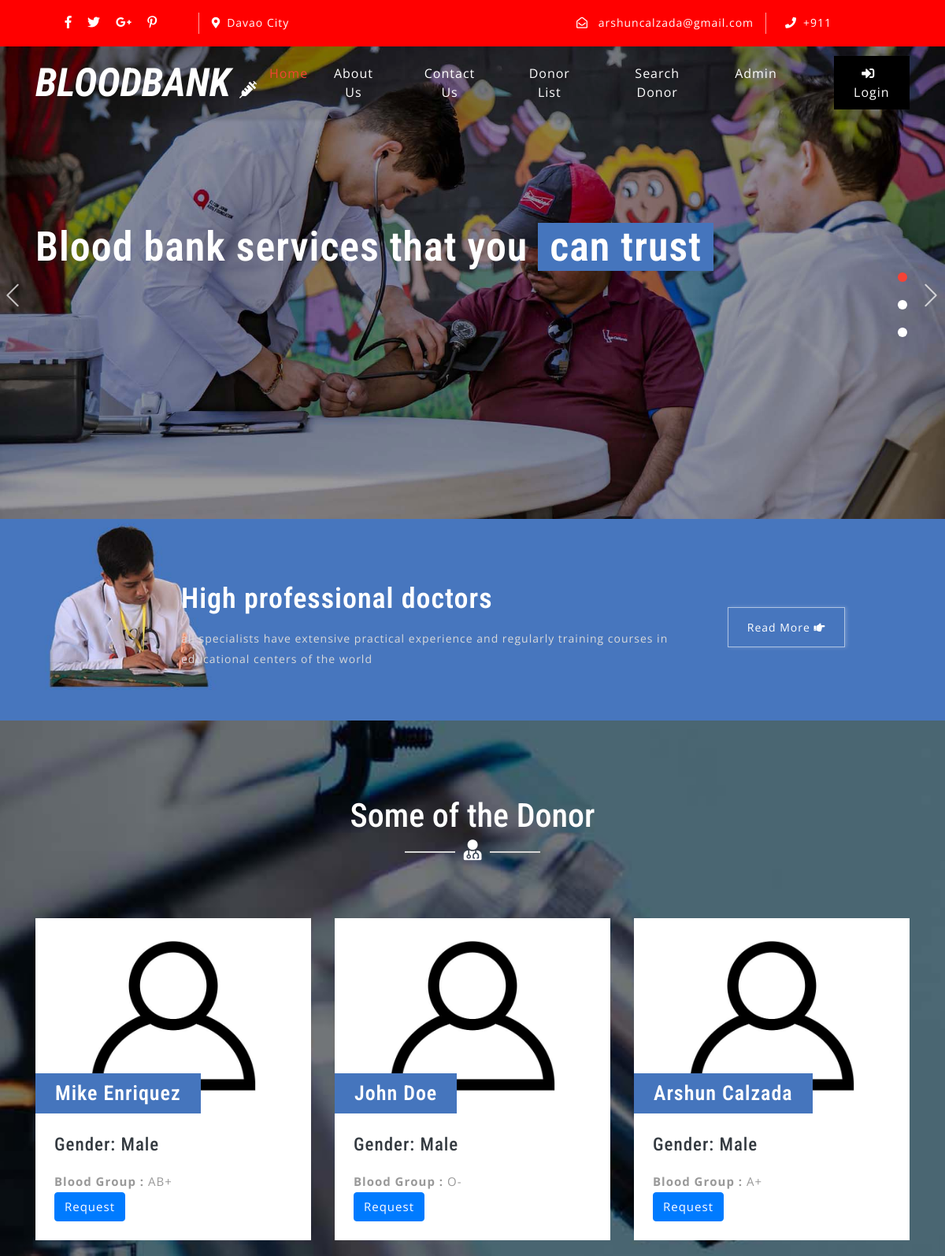
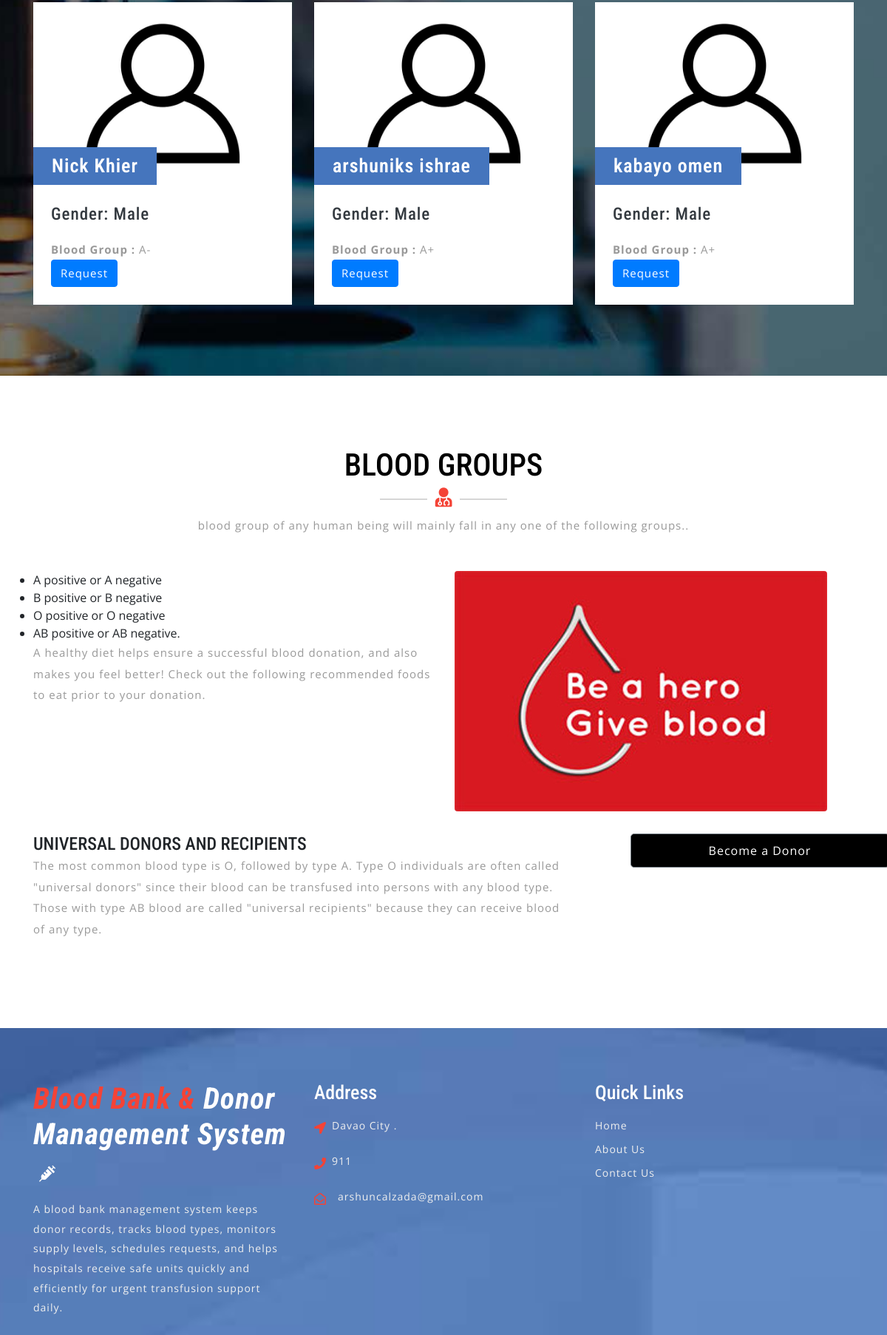
The page / (upper part) on the database its author committed (2 pictures, top to bottom).
### tables this page shows
CREATE TABLE `tblcontactusinfo` (
  `id` int(11) NOT NULL,
  `Address` tinytext DEFAULT NULL,
  `EmailId` varchar(255) DEFAULT NULL,
  `ContactNo` char(11) DEFAULT NULL
);

CREATE TABLE `tblblooddonars` (
  `id` int(11) NOT NULL,
  `FullName` varchar(100) DEFAULT NULL,
  `MobileNumber` char(11) DEFAULT NULL,
  `EmailId` varchar(100) DEFAULT NULL,
  `Gender` varchar(20) DEFAULT NULL,
  `Age` int(11) DEFAULT NULL,
  `BloodGroup` varchar(20) DEFAULT NULL,
  `Address` varchar(255) DEFAULT NULL,
  `Message` mediumtext DEFAULT NULL,
  `PostingDate` timestamp NOT NULL DEFAULT current_timestamp(),
  `status` int(1) DEFAULT NULL,
  `Password` varchar(250) DEFAULT NULL
);

### index.php (the view, shortened to what this page needs)
<?php
include('includes/config.php');
?>
<!DOCTYPE html>
<html lang="zxx">
<head>
	<link rel="stylesheet" href="css/bootstrap.css">
	<link rel="stylesheet" href="css/style.css" type="text/css" media="all" />
	<link rel="stylesheet" href="css/fontawesome-all.css">
</head>
<body>
	<?php include('includes/header.php');?>
	<div class="slider">
		<div class="callbacks_container">
			<ul class="rslides callbacks callbacks1" id="slider4">
				<li>
					<div class="banner-top1">
						<div class="banner-info_agile_w3ls">
							<div class="container">
								<h3>Blood bank services that you
									<span>can trust</span>
								</h3>
							</div>
						</div>
					</div>
				</li>
			</ul>
		</div>
	</div>
	<div class="banner-bottom py-5">
		<div class="d-flex container py-xl-3 py-lg-3">
			<div class="banner-left-bottom-w3ls offset-lg-2 offset-md-1">
				<h3 class="text-white my-3">High professional doctors</h3>
				<p>all specialists have extensive practical experience and regularly training courses in educational centers of the
					world</p>
			</div>
			<div class="button">
				<a href="about.php" class="w3ls-button-agile">Read More
					<i class="fas fa-hand-point-right"></i>
				</a>
			</div>
		</div>
	</div>
	<div class="blog-w3ls py-5" id="blog">
		<div class="container py-xl-5 py-lg-3">
			<div class="w3ls-titles text-center mb-5">
				<h3 class="title text-white">Some of the Donor</h3>
				<span>
					<i class="fas fa-user-md text-white"></i>
				</span>
			</div>
			<div class="row package-grids mt-5">
				<?php
$status=1;
$sql = "SELECT * from tblblooddonars where status=:status order by rand() limit 6";
$query = $dbh -> prepare($sql);
$query->bindParam(':status',$status,PDO::PARAM_STR);
$query->execute();
$results=$query->fetchAll(PDO::FETCH_OBJ);
if($query->rowCount() > 0)
{
foreach($results as $result)
{ ?>
				<div class="col-md-4 pricing" style="margin-top:2%;">
					<div class="price-top">
							<img src="images/blood-donor.jpg" alt="" class="img-fluid" />
						<h3><?php echo htmlentities($result->FullName);?>
						</h3>
					</div>
					<div class="price-bottom p-4">
						<h4 class="text-dark mb-3">Gender: <?php echo htmlentities($result->Gender);?></h4>
						<p class="card-text"><b>Blood Group :</b> <?php echo htmlentities($result->BloodGroup);?></p>
						<a class="btn btn-primary" style="color:#fff" href="contact-blood.php?cid=<?php echo $result->id;?>">Request</a>
					</div>
				</div><?php }} ?>
			</div>
		</div>
	</div>
	<div class="screen-w3ls py-5">
		<div class="container py-xl-5 py-lg-3">
			<div class="w3ls-titles text-center mb-5">
				<h3 class="title">BLOOD GROUPS</h3>
				<span>
					<i class="fas fa-user-md"></i>
				</span>
				<p class="mt-2">blood group of any human being will mainly fall in any one of the following groups..</p>
			</div>
			<div class="row">
            <div class="col-lg-6">
                <ul>
<li>A positive or A negative</li>
<li>B positive or B negative</li>
<li>O positive or O negative</li>
<li>AB positive or AB negative.</li>
                </ul>
                <p>A healthy diet helps ensure a successful blood donation, and also makes you feel better! Check out the following recommended foods to eat prior to your donation.</p>
            </div>
            <div class="col-lg-6">
                <img class="img-fluid rounded" src="images/blood-donor (1).jpg" alt="">
            </div>
        </div>
        <div class="row mb-4">
            <div class="col-md-8">
            <h4 style="padding-top: 30px;">UNIVERSAL DONORS AND RECIPIENTS</h4>
                <p>
The most common blood type is O, followed by type A.
Type O individuals are often called "universal donors" since their blood can be transfused into persons with any blood type. Those with type AB blood are called "universal recipients" because they can receive blood of any type.</p>
            </div>
            <div class="col-md-4" style="padding-top: 30px;">
                <a class="btn btn-lg btn-secondary btn-block login-button ml-lg-5 mt-lg-0 mt-4 mb-lg-0 mb-3" data-toggle="modal" data-target="#exampleModalCenter1" href="#" data-toggle="modal" data-target="#exampleModalCenter1"> Become a Donor</a>
            </div>
        </div>
		</div>
	</div>
	<?php include('includes/footer.php');?>
</body>
</html>

### includes/header.php (shortened to what this page needs)
    <header>
        <div class="top-bar py-3">
            <div class="container">
                <div class="row">
                    <div class="col-lg-7 top-social-agile">
                        <div class="row">
                            <ul class="col-lg-4 col-6 top-right-info text-center">
                                <li>
                                    <a href="#">
                                        <i class="fab fa-facebook-f"></i>
                                    </a>
                                </li>
                                <li class="mx-3">
                                    <a href="#">
                                        <i class="fab fa-twitter"></i>
                                    </a>
                                </li>
                                <li>
                                    <a href="#">
                                        <i class="fab fa-google-plus-g"></i>
                                    </a>
                                </li>
                                <li class="ml-3">
                                    <a href="#">
                                        <i class="fab fa-pinterest-p"></i>
                                    </a>
                                </li>
                            </ul><?php
$sql = "SELECT * from tblcontactusinfo";
$query = $dbh -> prepare($sql);
$query->execute();
$results=$query->fetchAll(PDO::FETCH_OBJ);
if($query->rowCount() > 0)
{
foreach($results as $result)
{ ?>
                            <div class="col-6 header-top_w3layouts pl-3 text-lg-left text-center">
                                <p class="text-white">
                                    <i class="fas fa-map-marker-alt mr-2"></i><?php  echo $result->Address; ?></p>
                            </div>
                        </div>
                    </div>
                    <div class="col-lg-5 top-social-agile text-lg-right text-center">
                        <div class="row">
                            <div class="col-lg-7 col-6 top-w3layouts">
                                <p class="text-white">
                                    <i class="far fa-envelope-open mr-2"></i>
                                    <a href="mailto:info@example.com" class="text-white"><?php  echo $result->EmailId; ?></a>
                                </p>
                            </div>
                            <div class="col-lg-5 col-6 header-w3layouts pl-4 text-lg-left">
                                <p class="text-white">
                                    <i class="fas fa-phone mr-2"></i>+<?php  echo $result->ContactNo; ?></p>
                            </div>
                        </div><?php } } ?>
                    </div>
                </div>
            </div>
        </div>
    </header>
    <div id="home">
        <div class="main-top py-1">
            <nav class="navbar navbar-expand-lg navbar-light fixed-navi">
                <div class="container">
                    <h1>
                        <a class="navbar-brand font-weight-bold font-italic" href="index.php">
                            <span></span>BLOODBANK
                            <i class="fas fa-syringe"></i>
                        </a>
                    </h1>
                    <div class="collapse navbar-collapse text-center" id="navbarSupportedContent">
                        <ul class="navbar-nav ml-lg-auto">
                            <li class="nav-item active mt-lg-0 mt-3">
                                <a class="nav-link" href="index.php">Home
                                </a>
                            </li>
                            <li class="nav-item mx-lg-4 my-lg-0 my-3">
                                <a class="nav-link" href="about.php">About Us</a>
                            </li>
                            <li class="nav-item mx-lg-4 my-lg-0 my-3">
                                <a class="nav-link" href="contact.php">Contact Us</a>
                            </li>
                            <li class="nav-item mx-lg-4 my-lg-0 my-3">
                                <a class="nav-link" href="donor-list.php">Donor List</a>
                            </li>
                            <li class="nav-item mx-lg-4 my-lg-0 my-3">
                                <a class="nav-link" href="search-donor.php">Search Donor</a>
                            </li>
                            <?php if (strlen($_SESSION['bbdmsdid']==0)) {?>
                            <li class="nav-item mx-lg-4 my-lg-0 my-3">
                                <a class="nav-link" href="admin/index.php">Admin</a>
                            </li>
                        </ul>
                        <a href="login.php" class="login-button ml-lg-5 mt-lg-0 mt-4 mb-lg-0 mb-3" >
                            <i class="fas fa-sign-in-alt mr-2"></i>Login</a><?php } ?>
                    </div>
                </div>
            </nav>
        </div>
    </div>

### includes/footer.php (shortened to what this page needs)
<footer>
    <div class="w3ls-footer-grids pt-sm-4 pt-3">
      <div class="container py-xl-5 py-lg-3">
        <div class="row">
          <div class="col-md-4 w3l-footer">
            <h2 class="mb-sm-3 mb-2">
              <a href="index.php" class="text-white font-italic font-weight-bold">
                <span>Blood Bank & </span>Donor Management System
                <i class="fas fa-syringe ml-2"></i>
              </a>
            </h2>
            <p>A blood bank management system keeps donor records, tracks blood types, monitors supply levels, schedules requests, and helps hospitals receive safe units quickly and efficiently for urgent transfusion support daily.</p>
          </div>
          <div class="col-md-4 w3l-footer my-md-0 my-4">
            <h3 class="mb-sm-3 mb-2 text-white">Address</h3>
            <ul class="list-unstyled">
              <?php
$sql = "SELECT * from tblcontactusinfo";
$query = $dbh -> prepare($sql);
$query->execute();
$results=$query->fetchAll(PDO::FETCH_OBJ);
if($query->rowCount() > 0)
{
foreach($results as $result)
{ ?>
              <li>
                <i class="fas fa-location-arrow float-left"></i>
                <p class="ml-4">
                  <span><?php  echo $result->Address; ?>. </p>
                <div class="clearfix"></div>
              </li>
              <li class="my-3">
                <i class="fas fa-phone float-left"></i>
                <p class="ml-4"><?php  echo $result->ContactNo; ?></p>
                <div class="clearfix"></div>
              </li>
              <li>
                <i class="far fa-envelope-open float-left"></i>
                <a href="mailto:info@example.com" class="ml-3"><?php  echo $result->EmailId; ?></a>
                <div class="clearfix"></div>
              </li>
            <?php } } ?></ul>
          </div>
          <div class="col-md-4 w3l-footer">
            <h3 class="mb-sm-3 mb-2 text-white">Quick Links</h3>
            <div class="nav-w3-l">
              <ul class="list-unstyled">
                <li>
                  <a href="index.php">Home</a>
                </li>
                <li class="mt-2">
                  <a href="about.php">About Us</a>
                </li>
                <li class="mt-2">
                  <a href="contact.php">Contact Us</a>
                </li>
              </ul>
            </div>
          </div>
        </div>
      </div>
    </div>
  </footer>

### rows shown on the page
tblcontactusinfo: Address "Davao City", EmailId "arshuncalzada@gmail.com", ContactNo "911"
tblblooddonars: FullName "Mike Enriquez", Gender "Male", BloodGroup "AB+"
tblblooddonars: FullName "John Doe", Gender "Male", BloodGroup "O-"
tblblooddonars: FullName "Arshun Calzada", Gender "Male", BloodGroup "A+"
tblblooddonars: FullName "Nick Khier", Gender "Male", BloodGroup "A-"
tblblooddonars: FullName "arshuniks ishrae", Gender "Male", BloodGroup "A+"
tblblooddonars: FullName "kabayo omen", Gender "Male", BloodGroup "A+"
